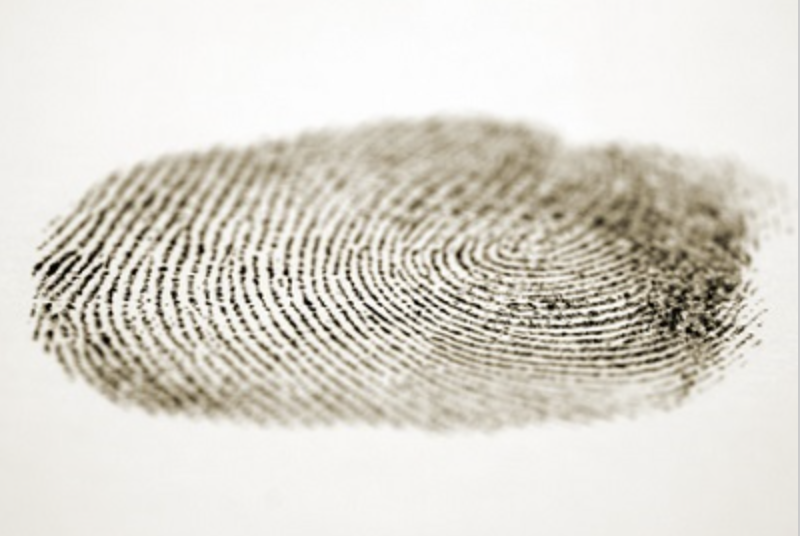
#> input picture CSU/Modules/CT_Asgmts/CSC515/latent_fingerprint.png, 800 x 536 px, found by its file name
$ python fingerprint_morphology.py
#> lines starting #> are read from the running program, lines starting #| are printed output that depends on the picture
import cv2
import numpy as np
import matplotlib.pyplot as plt

# Load the image
# Use the full path provided by the user
image_path = '/Users/tvishwak/Documents/GitHub/module3/CSU/Modules/CT_Asgmts/CSC515/latent_fingerprint.png'
img = cv2.imread(image_path, cv2.IMREAD_GRAYSCALE) # Load as grayscale
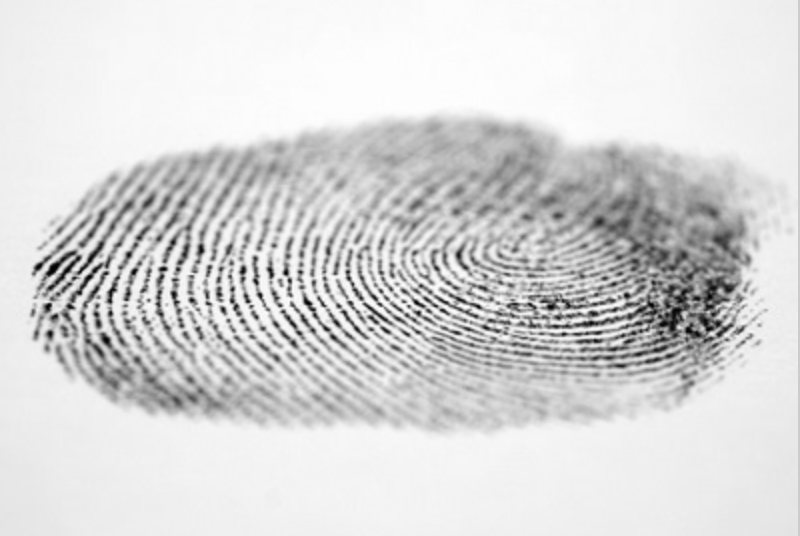
#> img: shape (536, 800); min 1, max 254, mean 215.3

if img is None:
    print(f"Error: Could not load image from {image_path}")
else:
    # Define a kernel (structuring element)
    # A common kernel is a square matrix of ones. Size can be adjusted.
    kernel_size = 3 # You can change this size, e.g., 5, 7
    kernel = np.ones((kernel_size, kernel_size), np.uint8)

    # --- Morphological Operations ---

    # 1. Erosion
    # Shrinks the bright areas and expands the dark areas.
    # You can change the number of iterations
    erosion = cv2.erode(img, kernel, iterations=1)
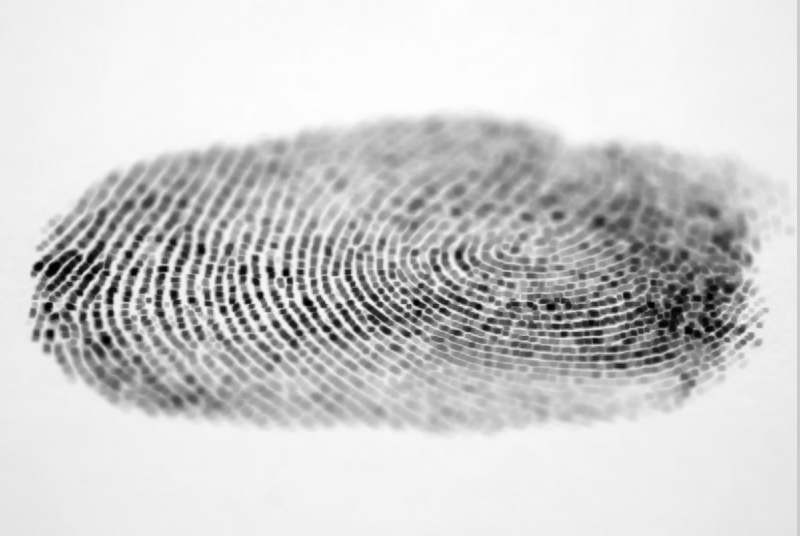
#> erosion: shape (536, 800); min 1, max 254, mean 206.4

    # 2. Dilation
    # expands the bright areas and shrinks the dark areas.
    # You can change the number of iterations
    dilation = cv2.dilate(img, kernel, iterations=1)
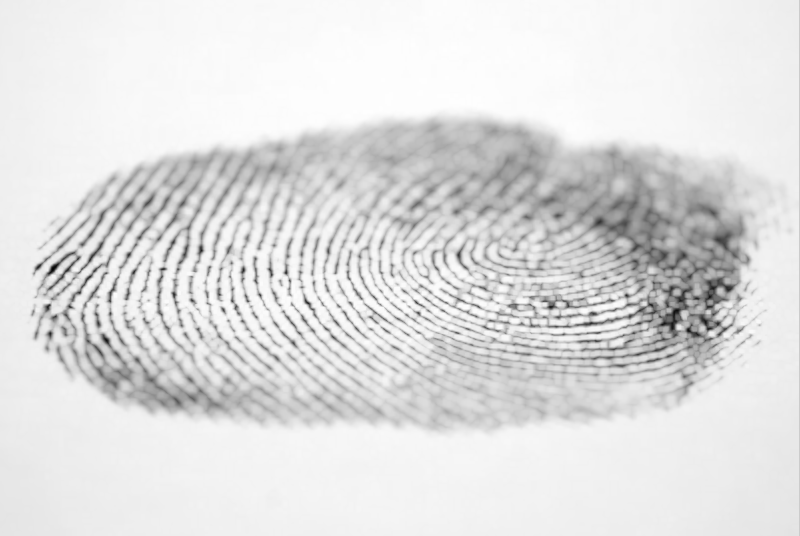
#> dilation: shape (536, 800); min 5, max 254, mean 223.3

    # 3. Opening
    # Erosion followed by Dilation. Useful for removing small objects (noise)
    # while preserving the shape and size of larger objects.
    opening = cv2.morphologyEx(img, cv2.MORPH_OPEN, kernel)

    # 4. Closing
    # Dilation followed by Erosion. Useful for closing small holes inside
    # the foreground objects or small black points on the object.
    closing = cv2.morphologyEx(img, cv2.MORPH_CLOSE, kernel)

    # --- Display Results ---
    # Using matplotlib to display multiple images easily
    plt.figure(figsize=(15, 10)) # Adjusted figure size for better viewing

    plt.subplot(2, 3, 1), plt.imshow(img, cmap='gray'), plt.title('Original Image')
    plt.xticks([]), plt.yticks([])

    plt.subplot(2, 3, 2), plt.imshow(erosion, cmap='gray'), plt.title('Erosion')
    plt.xticks([]), plt.yticks([])

    plt.subplot(2, 3, 3), plt.imshow(dilation, cmap='gray'), plt.title('Dilation')
    plt.xticks([]), plt.yticks([])

    plt.subplot(2, 3, 4), plt.imshow(opening, cmap='gray'), plt.title('Opening (Erosion then Dilation)')
    plt.xticks([]), plt.yticks([])

    plt.subplot(2, 3, 5), plt.imshow(closing, cmap='gray'), plt.title('Closing (Dilation then Erosion)')
    plt.xticks([]), plt.yticks([])

    # Add an empty subplot or adjust layout if only 5 images are shown
    # plt.subplot(2, 3, 6).axis('off') # Optional: hide the 6th subplot

    plt.tight_layout() # Adjust layout to prevent titles overlapping
    plt.show()
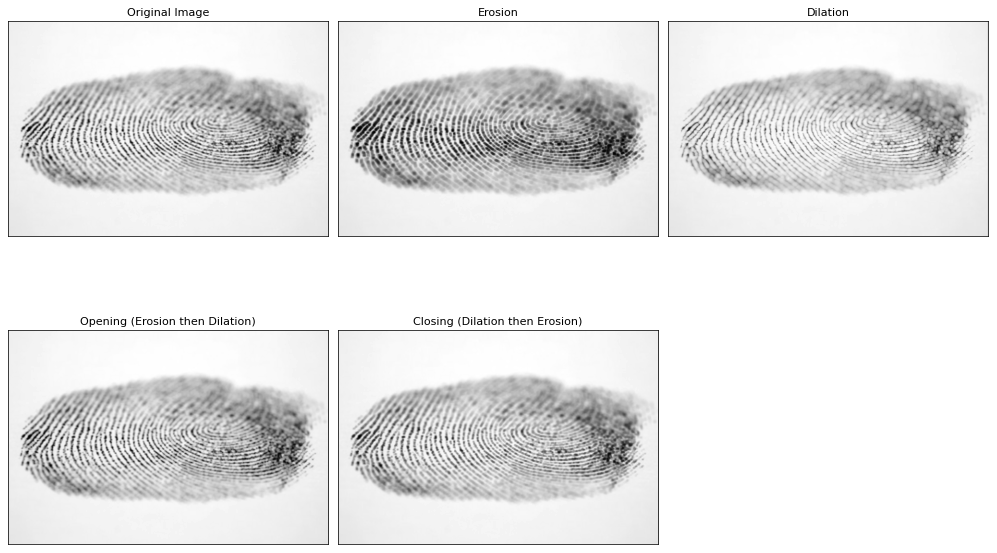
#> figure drawn by matplotlib, 5 panels

    # [6 lines of commented-out code are left out]

$ run again, with CSU/Modules/CT_Asgmts/CSC515/Impulse_noise_image.jpg saved as CSU/Modules/CT_Asgmts/CSC515/latent_fingerprint.png
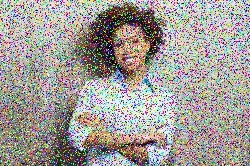
#> input picture CSU/Modules/CT_Asgmts/CSC515/Impulse_noise_image.jpg, 250 x 166 px, found by its file name
#> `opening = cv2.morphologyEx(img, cv2.MORPH_OPEN, kernel)`:
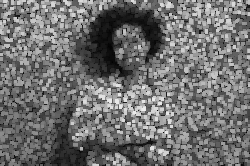
#> opening: shape (166, 250); min 0, max 238, mean 111.6
#> `closing = cv2.morphologyEx(img, cv2.MORPH_CLOSE, kernel)`:
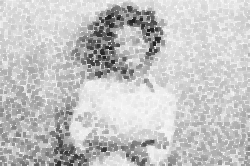
#> closing: shape (166, 250); min 30, max 254, mean 195.5
